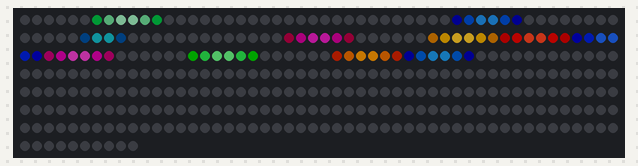
Bench run of a sketch on a simulated ESP8266 (NodeMCU). Shown: 360 RGB LEDs in strip order, left to right, continuing on the next row. Dim RGB values are drawn brighter than linear; WiFi joins after 1.5 s; servers stay silent unless stated; uploads are accepted with an empty reply; random numbers use the default seed unless the sketch sets one; what the sketch prints to the serial monitor is not drawn.

Above: at 3.88 s.
At 7.81 s:
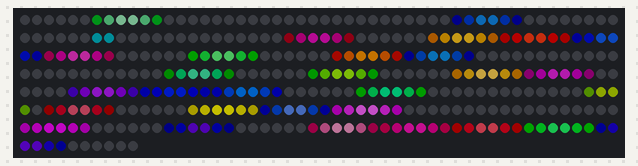
At 39.17 s:
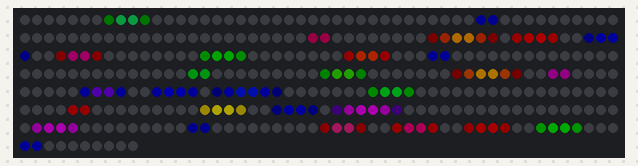

The sketch:

luces.ino
```cpp
#include <ArduinoJson.h>
#include <ESP8266WiFi.h>
#include <Adafruit_NeoPixel.h>


// Globales para la tira de LEDS
#define PIN            D3
#define NUMLEDS        360
Adafruit_NeoPixel pixels = Adafruit_NeoPixel(NUMLEDS, PIN, NEO_GRB + NEO_KHZ800);

//Globales para el Wifi
const char* ssid     = "XXXXXX";
const char* password = "XXXXXX";

//Globales para el JSON
char servername[] = "navidad.ripolab.org"; // remote server we will connect to
String result;

String color;
int colorR = 0;
int colorG = 0;
int colorB = 0;
int ultimogrupo = 0;
String deseo_id = "";
String deseo_idant = "#"; //Nº de Deseo imposible en la BBDD

int TotGrupos = 62; //Nº de grupos de LEDs a crear (Max. 60)

// Si queremos asignar los Grupos de LEDs a mano, creamos el siguiente Array
// y comentamos en "Crea_agrupos" la linea que modifica el valor
//int aGleds[10]={5,23,56,75,100,130,150,180,220,270};
int aGleds[100];
int aGcolorR[100];
int aGcolorG[100];
int aGcolorB[100];
int contador_url = 0;
int contador_estrellas = 100;
long contador_cambios=0;
int cpaseante=0;

WiFiClient client;

void setup() {

  Serial.begin(115200);
  delay(2000);
  Serial.print("Conectando a ");

  Serial.println(ssid);
  if (WiFi.status() == WL_CONNECTED) {
    WiFi.disconnect();
  }

  WiFi.begin(ssid, password);
  while (WiFi.status() != WL_CONNECTED) {
    delay(500);
    Serial.print(".");
  }
  Serial.println("WiFi Conectado");
  Serial.println(WiFi.localIP());

  pixels.begin(); // This initializes the NeoPixel library.
  pixels.show(); // Limpia la tira.
  crear_agrupos(); //Definimos unos grupos iniciales al azar
}

void loop() {

  mostrar_agrupos();

  //Cogemos el último LED, el contador determina cuanto esperamos para buscar nuevos deseos.
  if(contador_url<5) {
    contador_url++;
  }
  else
  {
    CogeLed(0);
    if (Check_anterior()) {
      asigna_led();
      contador_cambios=0;
    }
    contador_url = 0;
  }

  // Si llevan tiempo sin añadir Deseos, los añadimos nosotros
  if (contador_cambios<70) {
    contador_cambios++;
   }
  else
  {  asigna_led();
    contador_cambios=0;
  }

  //Hacemos que el último grupo se vea mejor (Parpadea)
  mostrar_ultimogrupo();

  //apagar_grupos_azar();
  if (contador_estrellas < 100)
  {
    contador_estrellas++;
  } else {
    //crear_estrellas(); // Creamos los leds de ambientación de fondo.
    contador_estrellas = 0;
  }
  paseante();
  //delay(500);
}

/////////////  ----------- Funciones

void mostrar_ultimogrupo()
{
    apagar_grupo(aGleds[ultimogrupo]);
    //delay(100);
    encender_grupo(aGleds[ultimogrupo], aGcolorR[ultimogrupo], aGcolorG[ultimogrupo], aGcolorB[ultimogrupo]);

}


int Check_anterior()
{ int check_result = 0;
  if (deseo_id != deseo_idant)
  {
    check_result = 1;
    //Serial.print("Nuevo Deseo asignado.");
    deseo_idant = deseo_id;
  }
  return check_result;
}

int asigna_led()
{
  int i = random(TotGrupos);
  int asignado = 0;

  while ((asignado == 0) && (i < TotGrupos))
  {
    //Buscamos un grupo Vacío, si lo encontramos, completamos con valor.
    if (((aGcolorR[i] == 0) && (aGcolorG[i] == 0)) && (aGcolorB[i] == 0))
    {
      aGcolorR[i] = colorR;
      aGcolorG[i] = colorG;
      aGcolorB[i] = colorB;
      ultimogrupo = i;
      asignado = 1;
    }
    i++;
  }

}

void crear_agrupos()
{
  int i;
  // Creamos todos los grupos pero sólo activamos algunos

  for (i = 1; i < TotGrupos+1; i++)
  {
    aGleds[i] = (6 * i);
    if (random(2) == 1) //(1==1)//
    {
      aGcolorR[i] = random(100);
      aGcolorG[i] = random(100);
      aGcolorB[i] = random(100);
    } else
    {
      aGcolorR[i] = 0;
      aGcolorG[i] = 0;
      aGcolorB[i] = 0;
    }
  }
}

void encender_grupo(int led, int colorR, int colorG, int colorB)
{
  int colorR5, colorG5, colorB5;
  int colorR3, colorG3, colorB3;
  if (colorR > 50) {
    colorR5 = colorR - 50;
  } else {
    colorR5 = 0;
  }
  if (colorG > 50) {
    colorG5 = colorG - 50;
  } else {
    colorG5 = 0;
  }
  if (colorB > 50) {
    colorB5 = colorB - 50;
  } else {
    colorB5 = 0;
  }
  if (colorR > 25) {
    colorR3 = colorR - 25;
  } else {
    colorR3 = 0;
  }
  if (colorG > 25) {
    colorG3 = colorG - 25;
  } else {
    colorG3 = 0;
  }
  if (colorB > 25) {
    colorB3 = colorB - 25;
  } else {
    colorB3 = 0;
  }
  pixels.setPixelColor(led, pixels.Color(colorR5, colorG5, colorB5));
  pixels.setPixelColor(led + 1, pixels.Color(colorR3, colorG3, colorB3));
  pixels.setPixelColor(led + 2, pixels.Color(colorR, colorG, colorB));
  pixels.setPixelColor(led + 3, pixels.Color(colorR, colorG, colorB));
  pixels.setPixelColor(led + 4, pixels.Color(colorR3, colorG3, colorB3));
  pixels.setPixelColor(led + 5, pixels.Color(colorR5, colorG5, colorB5));
  pixels.show(); // This sends the updated pixel color to the hardware.

}

void mostrar_agrupos()
{
  int i;
  for (i = 0; i < TotGrupos; i++)
  {
    encender_grupo(aGleds[i], aGcolorR[i], aGcolorG[i], aGcolorB[i]);
    atenuar_agrupo(i);
  }

}

void atenuar_agrupo(int igrp)
{
  int atenuacion = 1;
  if (aGcolorR[igrp] > atenuacion) {
    aGcolorR[igrp] = aGcolorR[igrp] - atenuacion;
  } else {
    aGcolorR[igrp] = 0;
  }
  if (aGcolorG[igrp] > atenuacion) {
    aGcolorG[igrp] = aGcolorG[igrp] - atenuacion;
  } else {
    aGcolorG[igrp] = 0;
  }
  if (aGcolorB[igrp] > atenuacion) {
    aGcolorB[igrp] = aGcolorB[igrp] - atenuacion;
  } else {
    aGcolorB[igrp] = 0;
  }

}

void apagar_grupos_azar()
{
  int i;
  for (i = 0; i < TotGrupos; i++)
  {
    if (random(6) == 1) {
      apagar_grupo(aGleds[i]);
    }
  }

}

void paseante()
{
  if (cpaseante<NUMLEDS)
  {
    pixels.setPixelColor(cpaseante, pixels.Color(80, 80, 230)); // Moderately bright green color.
    cpaseante++;
  }
  else
  {
    cpaseante=0;
  }

}

void apagar_grupo(int led)
{
  int i;
  for (i = 0; i < 6; i++) {
    pixels.setPixelColor(led + i, pixels.Color(0, 0, 0)); // Moderately bright green color.
  }
  pixels.show(); // This sends the updated pixel color to the hardware.
}

void crear_estrellas()
{
  int i;
  for (i = 0; i < 100; i++) {
    pixels.setPixelColor(random(299), pixels.Color(random(25), random(25), random(25))); // Moderately bright green color.
  }
  pixels.show(); // This sends the updated pixel color to the hardware.
}


///////// ------------------------------------------------

void CogeLed(int numLed) //client function to send/receive GET request data.
{
  String sURL;
  //Serial.println("Cogiendo datos Arbol");
  //http://navidad.ripolab.org/api/deseos/read.php
  //http://navidad.ripolab.org/api/deseos/read_one.php?id=6
  //http://navidad.ripolab.org/api/deseos/read_last.php

  sURL = "GET http://navidad.ripolab.org/api/deseos/read_one.php?id=" + String(numLed);
  if (numLed == 0) { // Cogemos el últimos ID
    sURL = "GET http://navidad.ripolab.org/api/deseos/read_last.php";
  }

  result = "";
  if (client.connect(servername, 80)) {  //starts client connection, checks for connection
    //Serial.println(sURL);
    client.println(sURL);
    //client.println("GET /data/2.5/forecast?id="+CityID+"&units=metric&cnt=1&APPID="+APIKEY);
    //client.println("GET /data/2.5/weather?q=Ripollet,es&units=metric&cnt=1&APPID="+APIKEY);
    client.println("Host: navidad.ripolab.org");
    client.println("User-Agent: ArduinoWiFi/1.1");
    client.println("Conexion: cerrada");
    client.println();
  }
  else {
    Serial.println("conexion a Web fallida"); //error message if no client connect
    //Serial.println();
  }

  while (client.connected() && !client.available()) delay(1); //waits for data
  //Serial.println("Esperando datos...");

  while (client.connected() || client.available()) { //connected or data available
    char c = client.read(); //gets byte from ethernet buffer
    result = result + c;
  }

  client.stop(); //stop client
  result.replace('[', ' '); result.replace(']', ' ');
  //Serial.println(result);

  char jsonArray [result.length() + 1];
  result.toCharArray(jsonArray, sizeof(jsonArray));
  jsonArray[result.length() + 1] = '\0';

  StaticJsonBuffer<1024> json_buf;
  JsonObject &root = json_buf.parseObject(jsonArray);
  if (!root.success())
  {
    Serial.println("parseObject() fallido");
  }
  String id = root["id"];
  String color = root["color"];
  String ttl = root["ttl"];
  String timeS = root["date_add"];

  deseo_id = id;
  timeS = convertGMTTimeToLocal(timeS);

  int length = color.length();
  //if(length==7)
  //{
  color = color.substring(1, 7);
  colorR = hexToDec(color.substring(0, 2));
  colorG = hexToDec(color.substring(2, 4));
  colorB = hexToDec(color.substring(4, 7));
  //}

  //Serial.print("Led: ");
  //Serial.println(id);
  /*Serial.print("Color: ");
    Serial.print(color); Serial.print(" -> ");
    Serial.print(color.substring(0, 2)); Serial.print(","); Serial.print(colorR); Serial.print(" -- ");
    Serial.print(color.substring(2, 4)); Serial.print(","); Serial.print(colorG); Serial.print(" -- ");
    Serial.print(color.substring(4, 7)); Serial.print(","); Serial.println(colorB);
  */
  //Serial.print("TTL: ");
  //Serial.println(ttl);
  //Serial.print("Fecha: ");
  //Serial.println(timeS);
}

String convertGMTTimeToLocal(String timeS)
{
  int length = timeS.length();
  timeS = timeS.substring(length - 8, length - 6);
  int time = timeS.toInt();
  timeS = String(time) + ":00";
  return timeS;
}

unsigned long hexToDec(String hexString) {
  unsigned long decValue = 0;
  char nextInt;
  for ( long i = 0; i < hexString.length(); i++ ) {
    nextInt = toupper(hexString[i]);
    if ( isxdigit(nextInt) ) {
      if (nextInt >= '0' && nextInt <= '9') nextInt = nextInt - '0';
      if (nextInt >= 'A' && nextInt <= 'F') nextInt = nextInt - 'A' + 10;
      decValue = (decValue << 4) + nextInt;
    }
  }
  return decValue;
}
```
